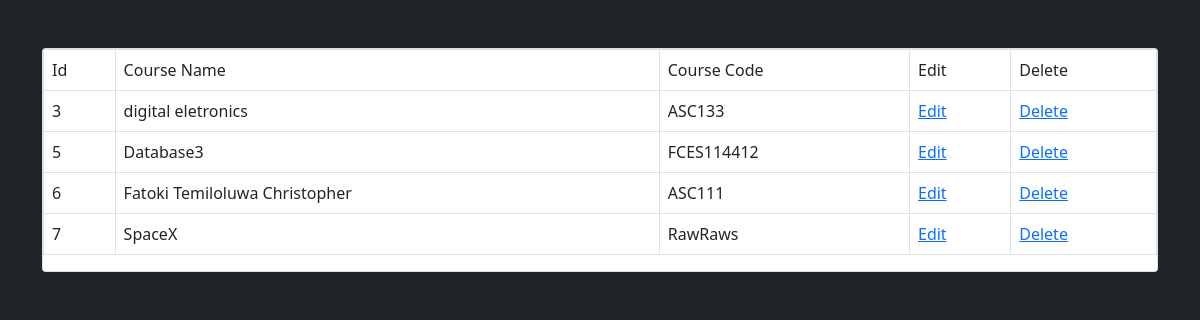
The page /view.php on the database its author committed.
### tables this page shows
CREATE TABLE `records` (
  `id` int(11) NOT NULL,
  `coursename` varchar(100) NOT NULL,
  `coursecode` varchar(100) NOT NULL
);

### view.php (the view, shortened to what this page needs)
<?php
 require_once("connection.php");
 $query =" select * from records ";
 $result = mysqli_query($con,$query);
?>
<!DOCTYPE html>
<html lang="en">
<head>
<link href="https://cdn.jsdelivr.net/npm/bootstrap@5.0.0-beta3/dist/css/bootstrap.min.css" rel="stylesheet">
</head>
<body class = "bg-dark">
 <div class ="container">
        <div class = "row">
            <div class ="col m-auto">
                <div class ="card mt-5">
                	<table class ="table table-bordered">
                		<tr>
                		<td>Id</td>
                		<td>Course Name</td>
                		<td>Course Code</td>
                		<td>Edit</td>
                		<td>Delete</td>
                		</tr>
                		<?php
                		while($row=mysqli_fetch_assoc($result)){
                			$id =$row['id'];
                			$Name =$row['coursename'];
                			$Code =$row['coursecode'];
                		?>
                		<tr>
                			<td><?php echo $id ?> </td>
                			<td><?php echo $Name ?> </td>
                			<td><?php echo $Code ?> </td>
                			<td><a href ="edit.php?GetID=<?php echo $id ?>">Edit</a></td>
                			<td><a href ="delete.php?Del=<?php echo $id ?>">Delete</a></td>
                		</tr>
                		<?php
                            }
                		 ?>
                	</table>
            </div>
      </div>
 </div>
</body>
</html>

### rows shown on the page
records: id "3", coursename "digital eletronics", coursecode "ASC133"
records: id "5", coursename "Database3", coursecode "FCES114412"
records: id "6", coursename "Fatoki Temiloluwa Christopher", coursecode "ASC111"
records: id "7", coursename "SpaceX", coursecode "RawRaws"
